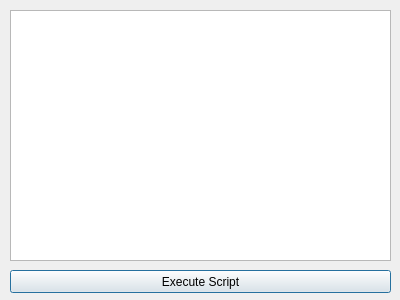
<?xml version="1.0" encoding="UTF-8"?>
<ui version="4.0">
 <class>scriptwindow</class>
 <widget class="QDialog" name="scriptwindow">
  <property name="geometry">
   <rect>
    <x>0</x>
    <y>0</y>
    <width>400</width>
    <height>300</height>
   </rect>
  </property>
  <property name="windowTitle">
   <string>Dialog</string>
  </property>
  <widget class="QPlainTextEdit" name="scriptTextEdit">
   <property name="geometry">
    <rect>
     <x>10</x>
     <y>10</y>
     <width>381</width>
     <height>251</height>
    </rect>
   </property>
  </widget>
  <widget class="QPushButton" name="doScriptButton">
   <property name="geometry">
    <rect>
     <x>10</x>
     <y>270</y>
     <width>381</width>
     <height>23</height>
    </rect>
   </property>
   <property name="text">
    <string>Execute Script</string>
   </property>
  </widget>
 </widget>
 <resources/>
 <connections/>
</ui>
